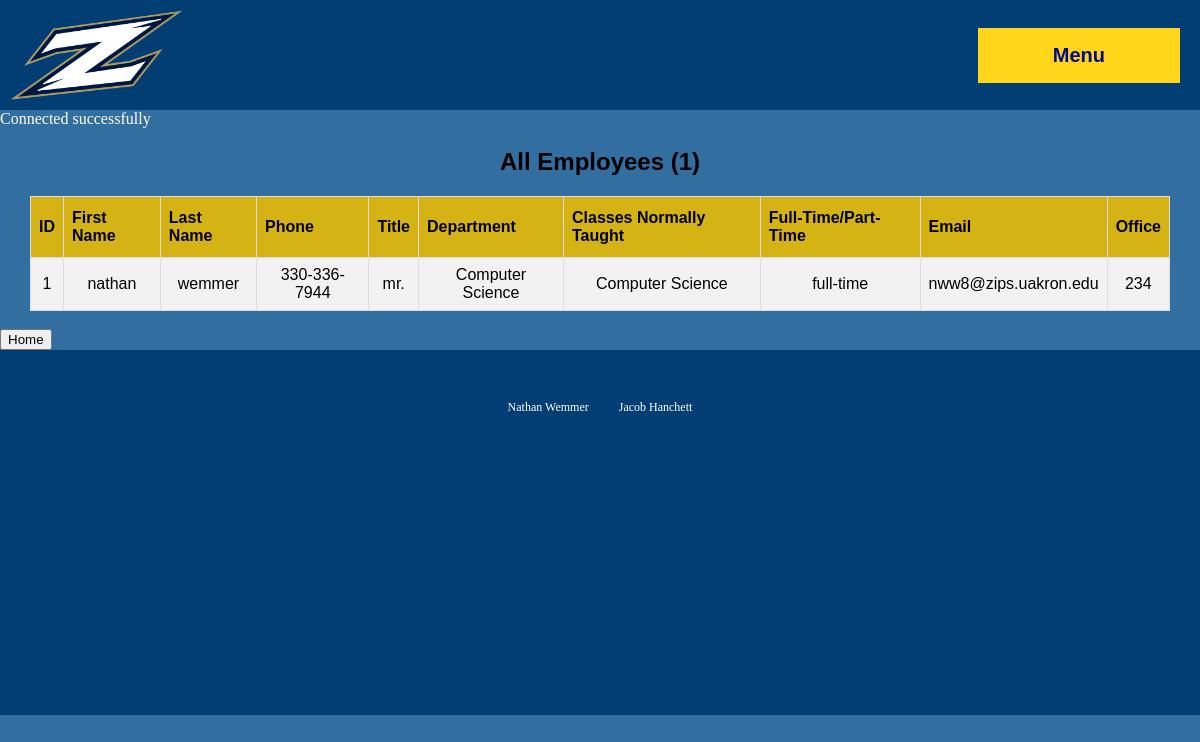
The page /displayAllEmployees.php on the database its author committed.
### tables this page shows
CREATE TABLE Employees (
    employee_id INT NOT NULL,
    first_name VARCHAR(15) NOT NULL,
    last_name VARCHAR(25) NOT NULL,
    phone_number VARCHAR(15) NOT NULL,
    title VARCHAR(35) NOT NULL,
    department VARCHAR(20) NOT NULL,
    teaches VARCHAR(20),
    type_of_employment VARCHAR(15) NOT NULL,
    email VARCHAR(60) NOT NULL,
    office_number VARCHAR(12) NOT NULL,
    PRIMARY KEY (employee_id)
);

### displayAllEmployees.php (the view, shortened to what this page needs)
<link rel="stylesheet" href="css/styles.css">
<?php include 'nav.php' ?>
<?php
$conn = mysqli_connect("127.0.0.1:3306", "dbms-staff", "admin", "demo");
echo "Connected successfully";
$sql = "SELECT employee_id AS 'ID',  first_name AS 'First Name', last_name AS 'Last Name', phone_number AS 'Phone', title AS 'Title', department AS 'Department',  teaches AS 'Classes Normally Taught', type_of_employment AS 'Full-Time/Part-Time',  email AS 'Email', office_number AS 'Office' FROM Employees";
$result = mysqli_query($conn,$sql);
$num_rows = mysqli_num_rows($result);
print "<table><caption> <h2> All Employees ($num_rows) </h2> </caption>";
print "<tr align = 'center'>";
$row = mysqli_fetch_array($result);
$num_fields = mysqli_num_fields($result);
$keys = array_keys($row);
for ($index = 0; $index < $num_fields; $index++)
    print "<th>" . $keys[2 * $index + 1] . "</th>";
print "</tr>";
for ($row_num = 0; $row_num < $num_rows; $row_num++)
{
    print "<tr align = 'center'>";
    $values = array_values($row);
    for ($index = 0; $index < $num_fields; $index++){
        $value = htmlspecialchars($values[2 * $index + 1]);
        print "<td>" . $value . "</td> ";
    }
    print "</tr>";
    $row = mysqli_fetch_array($result);
}
print "</table>";
?>
<a href="index.php"><button>Home</button></a>
<?php include 'footer.php' ?>

### nav.php (shortened to what this page needs)
<nav>
    <a href="index.php">
    <img style="height: 90px" src="images/ZLogo.png">
    </a>
    <div style="margin: auto 10px auto 0; " class="dropdown">
    <button class="dropbtn">Menu</button>
    </div>
</nav>

### footer.php
<footer>
    Nathan Wemmer &nbsp;&nbsp;&nbsp;&nbsp;&nbsp;&nbsp;&nbsp;&nbsp; Jacob Hanchett
</footer>

### css/styles.css (style rules this page uses)
footer { text-align: center; background-color: #023E73; color: white; padding: 50px; font-size: 12; padding-bottom: 25%; }
nav { background-color: #023E73; padding: 10px; display: flex; justify-content: space-between; }
table { margin: auto; font-family: "Trebuchet MS", Arial, Helvetica, sans-serif; border-collapse: collapse; width: 95%; color: black; }
td, th { border: 1px solid #ddd; padding: 8px; }
tr { background-color: white; }
tr:nth-child(even) { background-color: #f2f2f2; }
th { padding-top: 12px; padding-bottom: 12px; text-align: left; background-color: #D6B315; color: black; }

### nav.php (style rules this page uses)
.dropbtn { background-color: #FFD61A; color: #030A8C; padding: 16px 75px 16px 75px; font-size: 20px; font-weight: bold; border: none; }
.dropdown { position: relative; display: inline-block; }

### rows shown on the page
employees: employee_id "1", first_name "nathan", last_name "wemmer", phone_number "330-336-7944", title "mr.", type_of_employment "full-time", email "nww8@zips.uakron.edu", office_number "234"

### other values the page prints
$num_rows "1"
$keys[2 * $index + 1] "ID"
$keys[2 * $index + 1] "First Name"
$keys[2 * $index + 1] "Last Name"
$keys[2 * $index + 1] "Phone"
$keys[2 * $index + 1] "Title"
$keys[2 * $index + 1] "Department"
$keys[2 * $index + 1] "Classes Normally Taught"
$keys[2 * $index + 1] "Full-Time/Part-Time"
$keys[2 * $index + 1] "Email"
$keys[2 * $index + 1] "Office"
$value "Computer Science"
